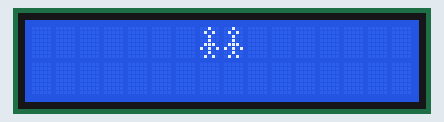
Recording of a sketch running on a simulated Arduino Uno, built with avr-gcc and run on an emulated ATmega328P. On the bench: 16×2 character LCD.

Above: at 0.1 s.
At 1.6 s:
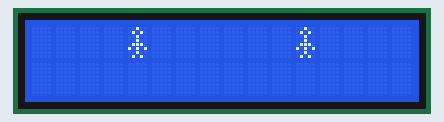
At 2.6 s:
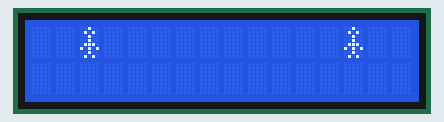
At 3.6 s:
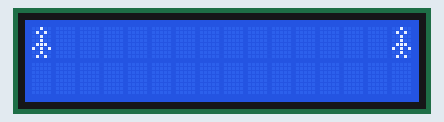
At 5.1 s:
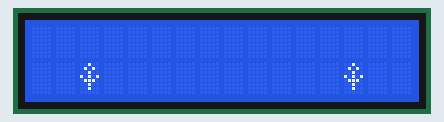
At 7.2 s:
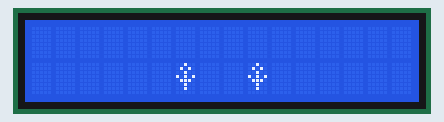

Measured:
- by itself, everything shown: repeats every 8.0 s, in 17 steps
- what the display in image 1 shows lasts 0.5 s, from 1.6 s to 2.1 s

The sketch:

The_Main_Code_OF_The_Dummies_Project_._.INO
```cpp
// The Dummies Project .

// In this program, The Dummies go from the Middle OF The LCD Screen to the corner OF the LCD Screen and then to the Bottom Line and from there to The Middle OF The LCD Screen .

// The Main Code OF The Dummies Project . . INO . .


#include <LiquidCrystal.h>                                                                                                      // Library Required for this Project .
const int rs = 12, en = 11, d4 = 5, d5 = 4, d6 = 3, d7 = 2;                                                                    // Definition of Different Bases .
LiquidCrystal LCD (rs, en, d4, d5, d6,  d7);                                                                                  // Definition of Different Bases .


byte armsDown[8] = {


  0b00100,
  0b01010,
  0b00100,
  0b00100,
  0b01110,
  0b10101,
  0b00100,
  0b01010,


};


byte armsUp[8] = {


  0b00100,
  0b01010,
  0b00100,
  0b10101,
  0b01110,
  0b00100,
  0b00100,


};


void setup () {


  LCD.begin (16, 2);                                                                                                                // Introducing LCD Resolution .
  LCD.createChar (0, armsDown);
  LCD.createChar (1, armsUp);


}


void loop () {


  for (int i = 7; i> -1; i--) {


    if (i & 2 == 0) {


    LCD.setCursor (i, 0);
    LCD.write (byte(1) );
    LCD.setCursor (15 - i, 0);
    LCD.write (byte(1) );
    delay (500);                                                                                                   // Running the Delay Function (0.5 Seconds) . :
    LCD.clear ();                                                                                                 // Clears the LCD Screen and Positions the Cursor in the Upper-Left Corner .


  }


  else {


  LCD.setCursor (i, 0);
  LCD.write (byte (0) );
  LCD.setCursor (15 - i, 0);
  LCD.write (byte (0) );
  delay (500);                                                                                           // Running the Delay Function (0.5 Seconds) . :
  LCD.clear ();                                                                                         // Clears the LCD Screen and Positions the Cursor in the Upper-Left Corner .


  }


}

for (int i = 0; i < 8; i++) {


    if (i % 2 == 0){


    LCD.setCursor (i, 1);
    LCD.write (byte (1) );
    LCD.setCursor (15 - i, 1);
    LCD.write (byte (1) );
    delay (500);                                                                              // Running the Delay Function (0.5 Seconds) . :
    LCD.clear ();                                                                            // Clears the LCD Screen and Positions the Cursor in the Upper-Left Corner .


  }


  else {


  LCD.setCursor (i, 1);
  LCD.write (byte (0) );
  LCD.setCursor (15 - i, 1);
  LCD.write (byte (0) );
  delay (500);                                                                    // Running the Delay Function (0.5 Seconds) . :
  LCD.clear ();                                                                   // Clears the LCD Screen and Positions the Cursor in the Upper-Left Corner .


  }


}


}
```
